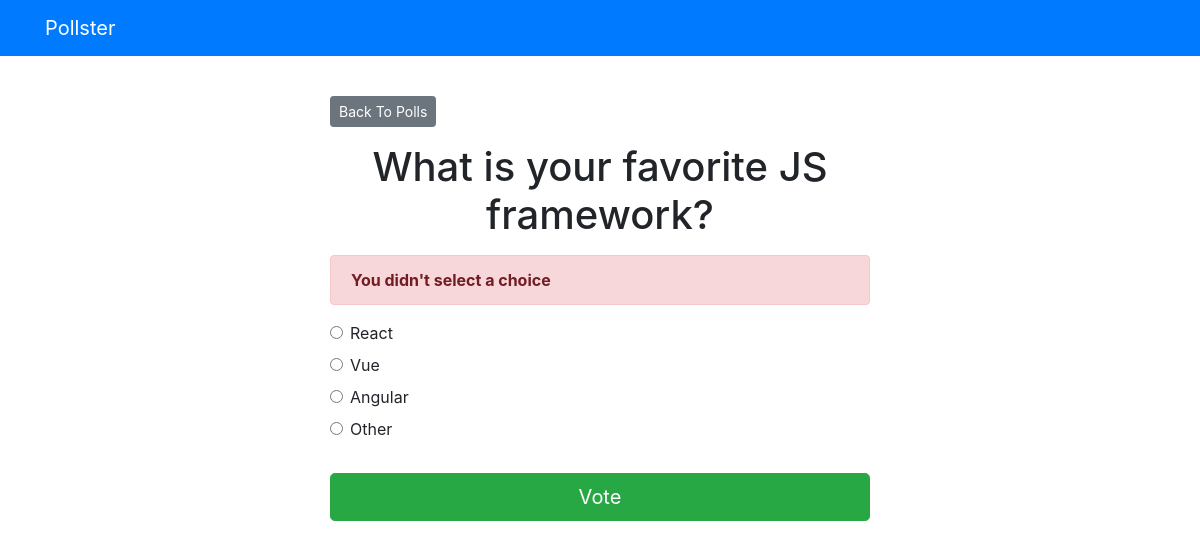
/polls/2/vote/, run on the app's committed database.
### polls/models.py (models this page shows, shortened)
class Question(models.Model):
    question_text = models.CharField(max_length=200)
    pub_date = models.DateTimeField('date published')

class Choice(models.Model):
    question = models.ForeignKey(Question, on_delete=models.CASCADE)
    choice_text = models.CharField(max_length=200)
    votes = models.IntegerField(default=0)

### polls/views.py (the view)
# urls.py: path('<int:question_id>/vote/', views.vote, name='vote')
def vote(request, question_id):
    question = get_object_or_404(Question, pk=question_id)
    try:
        selected_choice = question.choice_set.get(pk=request.POST['choice'])
    except (KeyError, Choice.DoesNotExist):
        return render(request, 'polls/detail.html', {
            'question' : question,
            'error_message' : 'You didn\'t select a choice'
        })
    else:
        selected_choice.votes += 1
        selected_choice.save()
        return HttpResponseRedirect(reverse('polls:results', args=(question.id,)))

### templates/polls/detail.html (shortened to what this page needs)
{% extends 'base.html' %}
{% block content %}
    <a class="btn btn-secondary btn-sm mb-3 mt-3" href="{% url 'polls:index' %}">Back To Polls</a>
    <h1 class="text-center mb-3">{{ question.question_text }}</h1>
    {% if error_message %}
    <p class="alert alert-danger">
        <strong>{{ error_message }}</strong>
    </p>
    {% endif %}
    <form action="{% url 'polls:vote' question.id %}" method="post">
        {% for choice in question.choice_set.all %}
            <div class="form-check">
                <input
                type="radio"
                name="choice"
                class="form-check-input"
                id="choice{{ forloop.counter }}"
                value="{{ choice.id }}"
                >
                <label for="choice{{ forloop.counter }}">{{ choice.choice_text }}</label>
            </div>
        {% endfor %}
        <input type="submit" value="Vote" class="btn btn-success btn-lg btn-block mt-4">
    </form>
{% endblock %}

### data on the page
Question: question_text "What is your favorite JS framework?"
Choice: choice_text "React"
Choice: choice_text "Vue"
Choice: choice_text "Angular"
Choice: choice_text "Other"

### other printed values
{{ error_message }} "You didn't select a choice"
